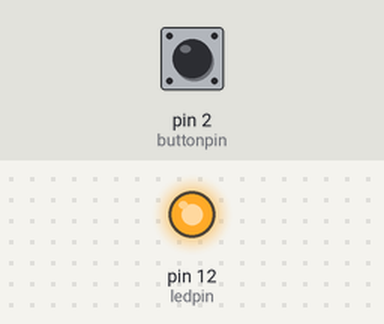
The sketch below on a simulated Arduino Uno, built with avr-gcc and run on an emulated ATmega328P. Shown: output pins drawn as LEDs (lit = HIGH). The inputs (shaded band) are chosen by the test bench; at power-on: pin 2 (buttonpin) LOW.

Above: at 1.2 s.
1.3 s: pin 2 (buttonpin) pulled HIGH for 0.15 s
At 1.37 s:
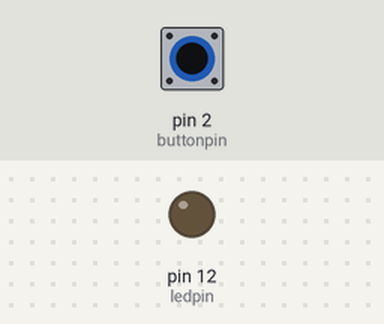
2.9 s: pin 2 (buttonpin) pulled HIGH for 3.2 s
At 7.0 s:
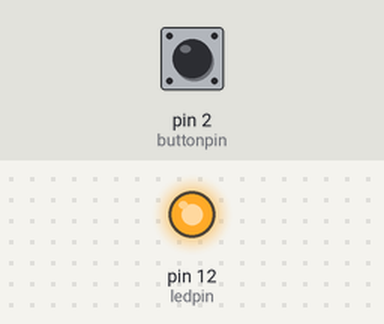
Timing chart, 0 to 8.5 s (numbered marks = the images above; inputs shaded):
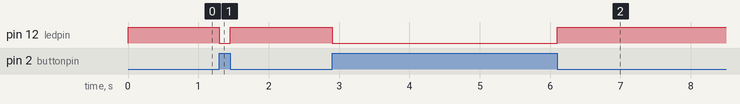

Measured:
- after the input at 1.3 s, pin 12 (ledpin): HIGH → LOW at once, → HIGH 0.15 s later
- after the input at 2.9 s, pin 12 (ledpin): HIGH → LOW at once, → HIGH 3.2 s later

The sketch:

button2.ino
```cpp
const int ledpin =12;
const int buttonpin =2;
int buttonState =0;

void setup() {
  pinMode(ledpin,OUTPUT);
  pinMode(buttonpin,INPUT);
  }

void loop() {
   buttonState=digitalRead(buttonpin);
if (buttonState==HIGH){
  digitalWrite(ledpin,LOW);
}else{
  digitalWrite(ledpin,HIGH);
}
}
```
